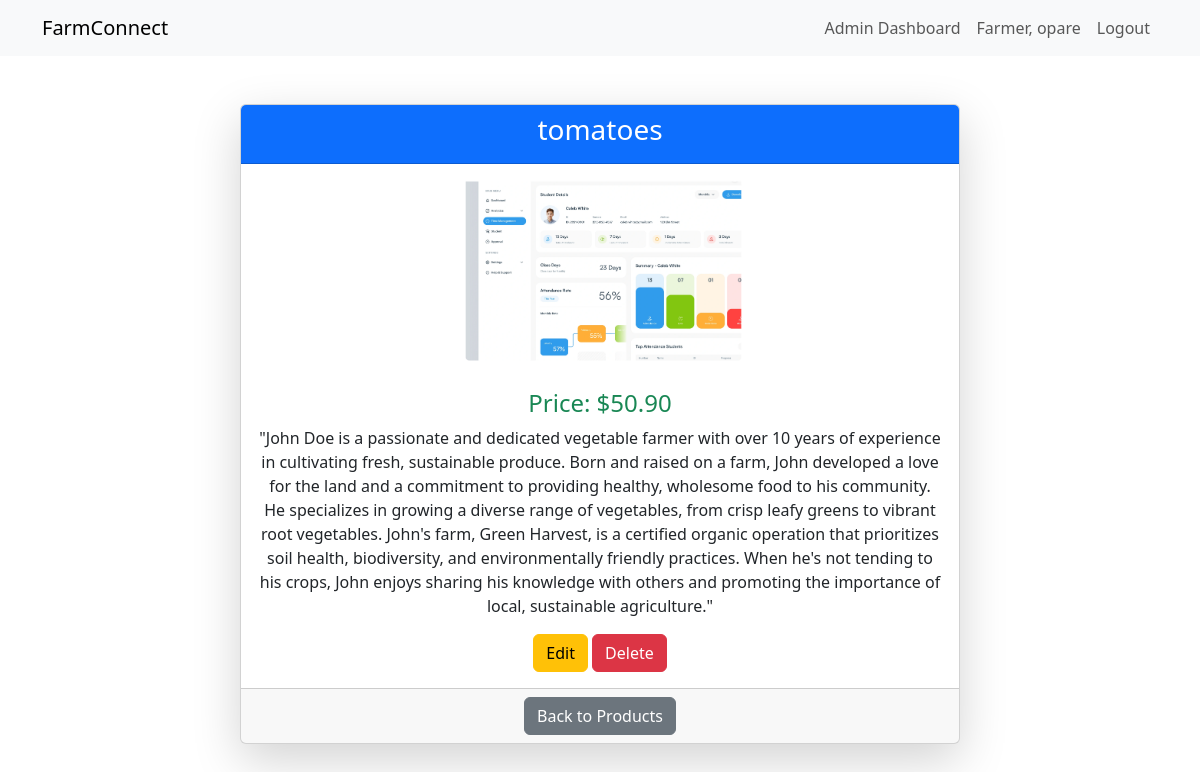
The app's page /products/1/ (signed in) with its own data.
### farmers/models.py (models this page shows, shortened)
class Product(models.Model):
    farmer = models.ForeignKey("Farmer", on_delete=models.CASCADE, related_name="products")
    name = models.CharField(max_length=255)
    description = models.TextField()
    price = models.DecimalField(max_digits=10, decimal_places=2)
    image = models.ImageField(upload_to="products/")
    stock = models.PositiveIntegerField()
    created_at = models.DateTimeField(auto_now_add=True)

### farmers/views.py (the view)
# urls.py: path('products/<int:product_id>/', views.product_detail, name='product_detail'),
@login_required
def product_detail(request, product_id):
    product = get_object_or_404(Product, id=product_id)
    return render(request, 'products/product_detail.html', {'product': product})

### farmers/templates/products/product_detail.html
{% extends 'base.html' %}
{% block content %}
<div class="container mt-5">
    <div class="row justify-content-center">
        <div class="col-md-8">
            <div class="card shadow-lg">
                <div class="card-header bg-primary text-white text-center">
                    <h3>{{ product.name }}</h3>
                </div>
                <div class="card-body text-center">
                    {% if product.image %}
                        <img src="{{ product.image.url }}" class="img-fluid rounded" style="max-width: 300px;">
                    {% else %}
                        <img src="/media/default-product.jpg" class="img-fluid rounded" style="max-width: 300px;">
                    {% endif %}
                    <h4 class="mt-3 text-success">Price: ${{ product.price }}</h4>
                    <p class="mt-2">{{ product.description }}</p>
                    {% if request.user.is_authenticated and request.user.farmer == product.farmer %}
                        <div class="mt-3">
                            <a href="{% url 'update_product' product.id %}" class="btn btn-warning">Edit</a>
                            <a href="{% url 'delete_product' product.id %}" class="btn btn-danger">Delete</a>
                        </div>
                    {% endif %}
                </div>
                <div class="card-footer text-center">
                    <a href="{% url 'product_list' %}" class="btn btn-secondary">Back to Products</a>
                </div>
            </div>
        </div>
    </div>
</div>
{% endblock %}

### farmers/templates/base.html (shortened to what this page needs)
<!DOCTYPE html>
<html lang="en">
<head>
    <link rel="stylesheet" href="https://cdn.jsdelivr.net/npm/bootstrap@5.3.0/dist/css/bootstrap.min.css">
</head>
<body>
    <nav class="navbar navbar-expand-lg navbar-light bg-light">
        <div class="container">
            <a class="navbar-brand" href="#">FarmConnect</a>
            <div class="collapse navbar-collapse" id="navbarNav">
                <ul class="navbar-nav ms-auto">
                    {% if user.is_authenticated %}
                        {% if user.customer %}
                            <li class="nav-item">
                                <span class="nav-link">Customer, {{ user.username }}</span>
                            </li>
                            <li class="nav-item"><a class="nav-link" href="{% url 'product_list' %}">Products</a></li>
                            <li class="nav-item"><a class="nav-link" href="{% url 'cart_view' %}">Cart</a></li>
                            <li class="nav-item"><a class="nav-link" href="{% url 'checkout' %}">Checkout</a></li>
                            <li class="nav-item"><a class="nav-link" href="{% url 'farmer_list' %}">Farmers</a></li>
                            <li class="nav-item"><a class="nav-link" href="{% url 'logout' %}">Logout</a></li>
                        {% elif user.farmer %}
                            <li class="nav-item"><a class="nav-link" href="{% url 'admin_dashboard' %}">Admin Dashboard</a></li>
                            <li class="nav-item">
                                <span class="nav-link">Farmer, {{ user.username }}</span>
                            </li>
                            <li class="nav-item"><a class="nav-link" href="{% url 'logout' %}">Logout</a></li>
                        {% endif %}
                    {% else %}
                        <li class="nav-item"><a class="nav-link" href="{% url 'login' %}">Login</a></li>
                    {% endif %}
                </ul>
            </div>
        </div>
    </nav>
    <div class="container mt-4">
        {% block content %}{% endblock %}
    </div>
</body>
</html>

### records on screen
Product: name "tomatoes", image (picture), price "50.90", description "\"John Doe is a passionate and dedicated vegetable farmer with over 10 years of experience in cultivating fresh, sustainable produce. Born and raised on a farm, John developed a love for the land and a commitment to providing healthy, wholesome food to his community. He specializes in growing a diverse range of vegetables, from crisp leafy greens to vibrant root vegetables. John's farm, Green Harvest, is a certified organic operation that prioritizes soil health, biodiversity, and environmentally friendly practices. When he's not tending to his crops, John enjoys sharing his knowledge with others and promoting the importance of local, sustainable agriculture.\""

### other values on screen
{{ user.username }} "opare"
